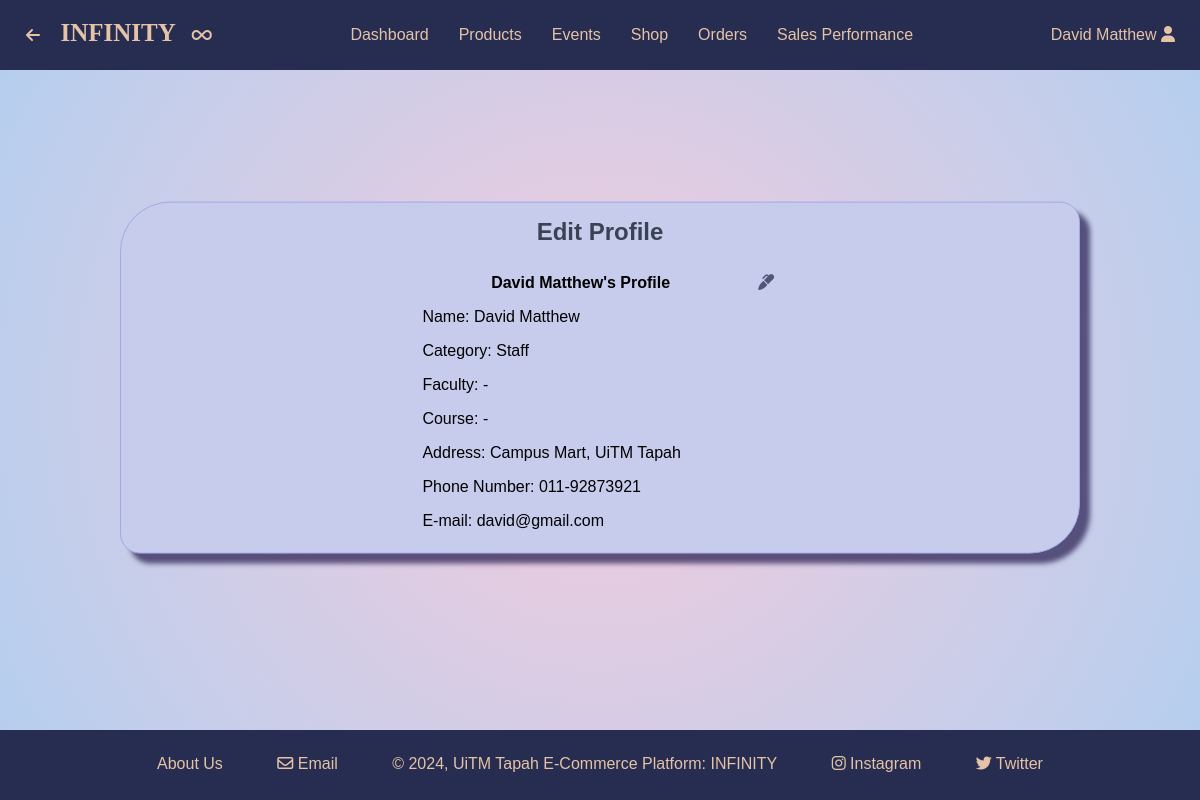
The app's page /seller/sellerIndex.php?page=../SellerDashboard/sellerProfile&sellerID=2021990298 (signed in) with its own data.
### tables this page shows
CREATE TABLE `sellers` (
  `sellerID` int(11) NOT NULL,
  `sellerName` varchar(100) NOT NULL,
  `sellerCategory` varchar(10) DEFAULT NULL,
  `sellerFaculty` varchar(25) DEFAULT NULL,
  `sellerCourse` varchar(25) DEFAULT NULL,
  `sellerAddress` varchar(100) DEFAULT NULL,
  `sellerPnum` varchar(20) DEFAULT NULL,
  `sellerEmail` varchar(50) DEFAULT NULL,
  `password` varchar(255) DEFAULT NULL,
  `token` varchar(100) DEFAULT NULL,
  `shopName` varchar(100) DEFAULT NULL,
  `shopCreated` date DEFAULT curdate(),
  `shopCategory` varchar(50) DEFAULT NULL,
  `sellerPicturePath` varchar(255) DEFAULT NULL
);

### seller/sellerIndex.php (called while the page is built, shortened)
<?php
include 'sellerFunction.php';
    $page = isset($_GET['page']) && file_exists($_GET['page'] . '.php') ? $_GET['page'] : 'home';
    include $page . '.php';
?>

### SellerDashboard/sellerProfile.php (the view, shortened to what this page needs)
<?= template_header('Shop Profile') ?>
<?php
if (isset($_GET['sellerID'])) {
    $stmt = $conn->prepare('SELECT * FROM sellers WHERE sellerID = ?');
    $stmt->bind_param('i', $_GET['sellerID']);
    $stmt->execute();
    $result = $stmt->get_result();
    $seller = $result->fetch_assoc();
} else {
    exit('Seller does not exist!');
}
$sellerName =  $_SESSION['sellerName'];
?>
<div class="content-wrapper">
    <div class="profile_display">
        <h2>Edit Profile</h2>
        <table>
            <tr>
                <th><?php echo $sellerName ?>'s Profile</th>
                <th><i class="fas fa-marker" onclick="openForm()"></i></th>
            </tr>
            <tr>
                <td>Name: <?= $seller['sellerName'] ?></td>
            </tr>
            <tr>
                <td>Category: <?= $seller['sellerCategory'] ?></td>
            </tr>
            <tr>
                <td>Faculty: <?= $seller['sellerFaculty'] ?></td>
            </tr>
            <tr>
                <td>Course: <?= $seller['sellerCourse'] ?></td>
            </tr>
            <tr>
                <td>Address: <?= $seller['sellerAddress'] ?></td>
            </tr>
            <tr>
                <td>Phone Number: <?= $seller['sellerPnum'] ?></td>
            </tr>
            <tr>
                <td>E-mail: <?= $seller['sellerEmail'] ?></td>
            </tr>
        </table>
    </div>
</div>
<?= template_footer() ?>

### css/styling2.css (style rules this page uses)
* { margin: 0; padding: 0; box-sizing: border-box; font-family: Arial, Helvetica, sans-serif; }
:root { --primary-bg-color: #e5c3a6; --primary-text-color: #7c81ad; --secondary-bg-color: #4b527e; --table-border-color: #4b527e; --sign-in-sign-up-gold: #ffd700; --sign-in-sign-up-darkpurple: #272c51; }
html { height: 100%; }
body { position: relative; min-height: 100%; margin: 0; padding-bottom: 70px; background: rgb(238, 174, 202); background: radial-gradient( circle, rgba(238, 174, 202, 0.6448704481792717) 0%, rgba(148, 187, 233, 0.7120973389355743) 100% ); }
h1, h2, h3, h4, h5 { color: #394352; text-align: center; padding-bottom: 20px; }
.content-wrapper { width: 1050px; margin: 0 auto; }
.box-event table, td { padding: 10px; }
.profile_display { position: absolute; left: 50%; top: 45%; transform: translate(-50%, -45%); width: 80%; height: auto; padding: 15px; border-radius: 50px 20px; border: 0.1px solid #a0a8e5; background-color: #c8ccec; box-shadow: 10px 10px 5px rgba(24, 13, 66, 0.655); }
.profile_display table { margin: auto; width: 40%; border-collapse: collapse; padding: 5px; }
.profile_display td, th { padding: 8px; }
.profile_display i { cursor: pointer; color: #54547a; }

### records on screen
sellers: sellerName "David Matthew", sellerCategory "Staff", sellerFaculty "-", sellerCourse "-", sellerAddress "Campus Mart, UiTM Tapah", sellerPnum "011-92873921", sellerEmail "david@gmail.com"

### other values on screen
$sellerName "David Matthew"
